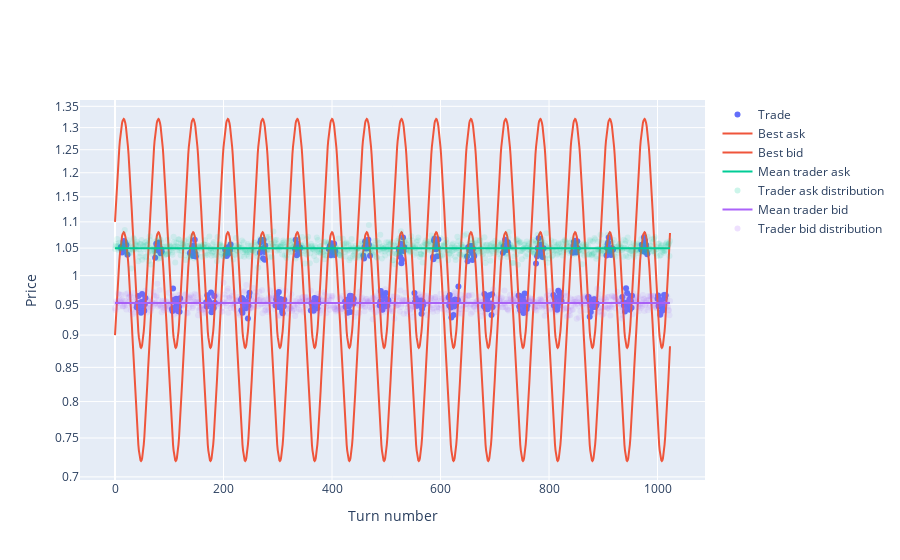

Here is the notebook cell this chart was saved with:
### Code cell
trades_plot(turn_results)

### Figure 1 — Plotly figure (JSON) as saved in the notebook; plotly's stock layout.template omitted (floating-point values rounded to 4 significant figures; data arrays with more than 128 entries replaced by an {"elided": "..."} marker saying what was removed)
{"data": [{"marker": {"color": "#636EFA"}, "mode": "markers", "name": "Trade", "type": "scatter", "x": {"elided": "455 int values"}, "y": {"elided": "455 float values"}}, {"marker": {"color": "#EF553B"}, "name": "Best ask", "type": "scatter", "y": {"elided": "1024 float values"}}, {"marker": {"color": "#EF553B"}, "name": "Best bid", "type": "scatter", "y": {"elided": "1024 float values"}}, {"marker": {"color": "#00CC96"}, "name": "Mean trader ask", "type": "scatter", "y": {"elided": "1024 float values"}}, {"marker": {"color": "#00CC96", "opacity": 0.1}, "mode": "markers", "name": "Trader ask distribution", "type": "scatter", "x": {"elided": "1024 int values"}, "y": {"elided": "1024 float values"}}, {"marker": {"color": "#AB63FA"}, "name": "Mean trader bid", "type": "scatter", "y": {"elided": "1024 float values"}}, {"marker": {"color": "#AB63FA", "opacity": 0.1}, "mode": "markers", "name": "Trader bid distribution", "type": "scatter", "x": {"elided": "1024 int values"}, "y": {"elided": "1024 float values"}}], "layout": {"xaxis": {"title": {"text": "Turn number"}}, "yaxis": {"title": {"text": "Price"}, "type": "log"}}}
